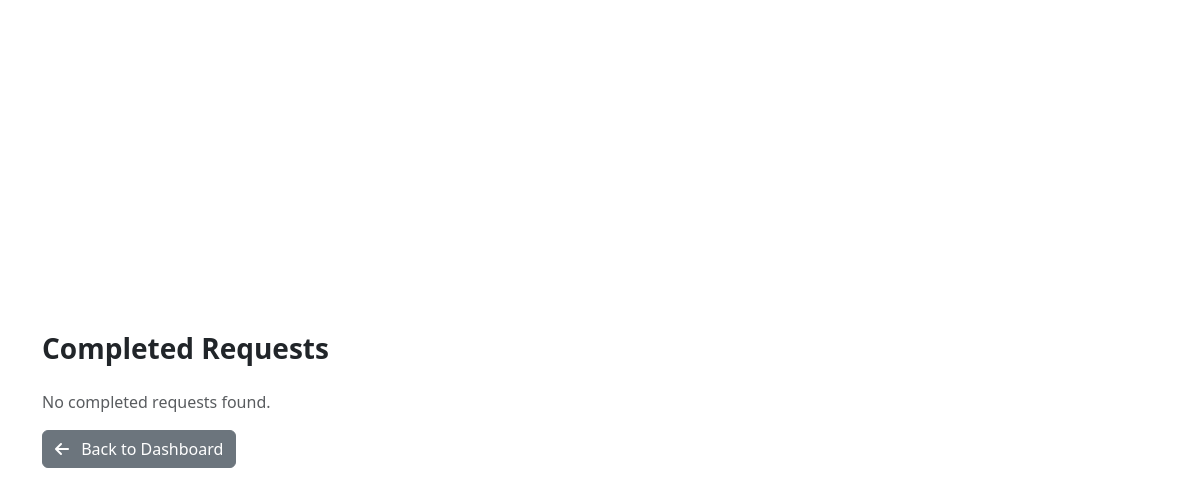
The app's page /employee/request-history/ (signed in), older data.
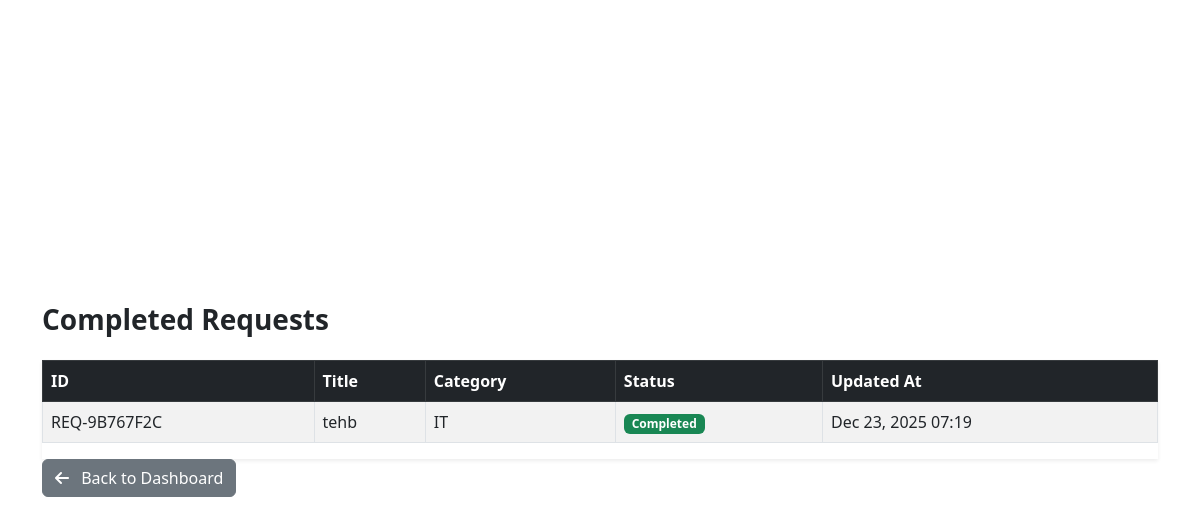
The same page, newer data.
### Request_app/models.py (models this page shows, shortened)
class MaintenanceRequest(models.Model):
    CATEGORY_CHOICES = (
        ('ELECTRICAL', 'Electrical'),
        ('PLUMBING', 'Plumbing'),
        ('HVAC', 'HVAC'),
        ('IT', 'IT'),
        ('OTHER', 'Other'),
    )
    STATUS_PENDING = 'PENDING'
    STATUS_IN_PROCESS = 'IN_PROCESS'
    STATUS_COMPLETED = 'COMPLETED'
    STATUS_CANCELLED = 'CANCELLED'
    STATUS_CHOICES = (
        (STATUS_PENDING, 'Pending'),
        (STATUS_IN_PROCESS, 'In Process'),
        (STATUS_COMPLETED, 'Completed'),
        (STATUS_CANCELLED, 'Cancelled'),
    )
    request_id = models.CharField(max_length=40, unique=True, editable=False)
    title = models.CharField(max_length=200)
    description = models.TextField()
    category = models.CharField(max_length=20, choices=CATEGORY_CHOICES)
    status = models.CharField(
        max_length=20,
        choices=STATUS_CHOICES,
        default=STATUS_PENDING
    )
    created_by = models.ForeignKey(
        User,
        related_name='requests_created',
        on_delete=models.CASCADE
    )
    assigned_to = models.ForeignKey(
        User,
        related_name='requests_assigned',
        on_delete=models.SET_NULL,
        null=True,
        blank=True
    )
    created_at = models.DateTimeField(auto_now_add=True)
    updated_at = models.DateTimeField(auto_now=True)
    resolution_notes = models.TextField(blank=True, null=True)

### Request_app/views.py (the view)
# urls.py: path('employee/request-history/', views.request_history, name='request_history'),
@login_required
def request_history(request):
    completed_requests = MaintenanceRequest.objects.filter(
        created_by=request.user,
        status=MaintenanceRequest.STATUS_COMPLETED
        ).order_by('-updated_at')
    return render(request, 'requests/request_list.html', {'requests': completed_requests})

### Request_app/templates/requests/request_list.html (shortened to what this page needs)
{% extends "master.html" %}
{% block content %}
<div class="container py-4">
    <h3 class="fw-bold mb-4">Completed Requests</h3>
    {% if requests %}
        <div class="table-responsive shadow-sm">
            <table class="table table-bordered table-striped align-middle">
                <thead class="table-dark">
                    <tr>
                        <th>ID</th>
                        <th>Title</th>
                        <th>Category</th>
                        <th>Status</th>
                        <th>Updated At</th>
                    </tr>
                </thead>
                <tbody>
                    {% for r in requests %}
                    <tr>
                        <td>{{ r.request_id }}</td>
                        <td>{{ r.title }}</td>
                        <td>{{ r.category }}</td>
                        <td><span class="badge bg-success">Completed</span></td>
                        <td>{{ r.updated_at|date:"M d, Y H:i" }}</td>
                    </tr>
                    {% endfor %}
                </tbody>
            </table>
        </div>
    {% else %}
        <p class="text-muted">No completed requests found.</p>
    {% endif %}
     <a href="{% url 'employee_dashboard' %}" class="btn btn-secondary">
            <i class="fas fa-arrow-left me-2"></i> Back to Dashboard
        </a>
</div>
{% endblock %}

Row changes from the older to the newer data that the page shows:
now on this page (row edited): MaintenanceRequest: request_id "REQ-9B767F2C", title "tehb", category "IT", updated_at "Dec 23, 2025 07:19"
Text that changed along with them:
text no longer shown: "No completed requests found."
text now shown: "ID Title Category Status Updated At"
